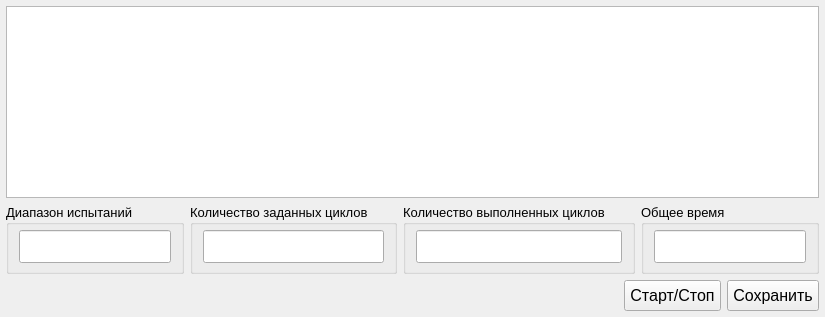
      <widget class="QWidget" name="tab_cyclicTests">
       <property name="enabled">
        <bool>true</bool>
       </property>
       <property name="focusPolicy">
        <enum>Qt::FocusPolicy::StrongFocus</enum>
       </property>
       <attribute name="title">
        <string>Циклический тест</string>
       </attribute>
       <layout class="QGridLayout" name="gridLayout_5">
        <property name="leftMargin">
         <number>6</number>
        </property>
        <property name="topMargin">
         <number>6</number>
        </property>
        <property name="rightMargin">
         <number>6</number>
        </property>
        <property name="bottomMargin">
         <number>6</number>
        </property>
        <item row="0" column="0" colspan="4">
         <widget class="Widgets::Chart::ChartView" name="Chart_cyclicTests"/>
        </item>
        <item row="1" column="0">
         <widget class="QGroupBox" name="groupBox_cyclicTest_sequenceValue">
          <property name="font">
           <font>
            <family>Segoe UI</family>
            <pointsize>10</pointsize>
           </font>
          </property>
          <property name="title">
           <string>Диапазон испытаний</string>
          </property>
          <layout class="QVBoxLayout" name="verticalLayout_10">
           <property name="spacing">
            <number>0</number>
           </property>
           <property name="leftMargin">
            <number>10</number>
           </property>
           <property name="topMargin">
            <number>5</number>
           </property>
           <property name="rightMargin">
            <number>10</number>
           </property>
           <property name="bottomMargin">
            <number>8</number>
           </property>
           <item>
            <widget class="QLineEdit" name="label_cyclicTest_sequenceValue">
             <property name="font">
              <font>
               <family>Segoe UI</family>
               <pointsize>12</pointsize>
              </font>
             </property>
             <property name="focusPolicy">
              <enum>Qt::FocusPolicy::NoFocus</enum>
             </property>
             <property name="styleSheet">
              <string notr="true">padding: 5px 5px;</string>
             </property>
             <property name="alignment">
              <set>Qt::AlignmentFlag::AlignCenter</set>
             </property>
             <property name="readOnly">
              <bool>true</bool>
             </property>
            </widget>
           </item>
          </layout>
         </widget>
        </item>
        <item row="1" column="2">
         <widget class="QGroupBox" name="groupBox_cyclicTest_completedCyclesValue">
          <property name="font">
           <font>
            <family>Segoe UI</family>
            <pointsize>10</pointsize>
           </font>
          </property>
          <property name="title">
           <string>Количество выполненных циклов</string>
          </property>
          <layout class="QHBoxLayout" name="horizontalLayout_22">
           <property name="spacing">
            <number>0</number>
           </property>
           <property name="leftMargin">
            <number>10</number>
           </property>
           <property name="topMargin">
            <number>5</number>
           </property>
           <property name="rightMargin">
            <number>10</number>
           </property>
           <property name="bottomMargin">
            <number>8</number>
           </property>
           <item>
            <widget class="QLineEdit" name="label_cyclicTest_completedCyclesValue">
             <property name="font">
              <font>
               <family>Segoe UI</family>
               <pointsize>12</pointsize>
              </font>
             </property>
             <property name="focusPolicy">
              <enum>Qt::FocusPolicy::NoFocus</enum>
             </property>
             <property name="styleSheet">
              <string notr="true">padding: 5px 5px;</string>
             </property>
             <property name="alignment">
              <set>Qt::AlignmentFlag::AlignCenter</set>
             </property>
             <property name="readOnly">
              <bool>true</bool>
             </property>
            </widget>
           </item>
          </layout>
         </widget>
        </item>
        <item row="1" column="3">
         <widget class="QGroupBox" name="groupBox_cyclicTest_totalTimeValue">
          <property name="font">
           <font>
            <family>Segoe UI</family>
            <pointsize>10</pointsize>
           </font>
          </property>
          <property name="title">
           <string>Общее время</string>
          </property>
          <layout class="QHBoxLayout" name="horizontalLayout_16">
           <property name="spacing">
            <number>0</number>
           </property>
           <property name="leftMargin">
            <number>10</number>
           </property>
           <property name="topMargin">
            <number>5</number>
           </property>
           <property name="rightMargin">
            <number>10</number>
           </property>
           <property name="bottomMargin">
            <number>8</number>
           </property>
           <item>
            <widget class="QLineEdit" name="label_cyclicTest_totalTimeValue">
             <property name="font">
              <font>
               <family>Segoe UI</family>
               <pointsize>12</pointsize>
              </font>
             </property>
             <property name="focusPolicy">
              <enum>Qt::FocusPolicy::NoFocus</enum>
             </property>
             <property name="styleSheet">
              <string notr="true">padding: 5px 5px;</string>
             </property>
             <property name="alignment">
              <set>Qt::AlignmentFlag::AlignCenter</set>
             </property>
             <property name="readOnly">
              <bool>true</bool>
             </property>
            </widget>
           </item>
          </layout>
         </widget>
        </item>
        <item row="1" column="1">
         <widget class="QGroupBox" name="groupBox_cyclicTest_specifiedCyclesValue">
          <property name="font">
           <font>
            <family>Segoe UI</family>
            <pointsize>10</pointsize>
           </font>
          </property>
          <property name="title">
           <string>Количество заданных циклов</string>
          </property>
          <layout class="QHBoxLayout" name="horizontalLayout_17">
           <property name="spacing">
            <number>0</number>
           </property>
           <property name="leftMargin">
            <number>10</number>
           </property>
           <property name="topMargin">
            <number>5</number>
           </property>
           <property name="rightMargin">
            <number>10</number>
           </property>
           <property name="bottomMargin">
            <number>8</number>
           </property>
           <item>
            <widget class="QLineEdit" name="label_cyclicTest_specifiedCyclesValue">
             <property name="font">
              <font>
               <family>Segoe UI</family>
               <pointsize>12</pointsize>
              </font>
             </property>
             <property name="focusPolicy">
              <enum>Qt::FocusPolicy::NoFocus</enum>
             </property>
             <property name="styleSheet">
              <string notr="true">padding: 5px 5px;</string>
             </property>
             <property name="alignment">
              <set>Qt::AlignmentFlag::AlignCenter</set>
             </property>
             <property name="readOnly">
              <bool>true</bool>
             </property>
            </widget>
           </item>
          </layout>
         </widget>
        </item>
        <item row="2" column="0" colspan="4">
         <layout class="QHBoxLayout" name="horizontalLayout_cyclicSolenoidStart">
          <item>
           <spacer name="horizontalSpacer_3">
            <property name="orientation">
             <enum>Qt::Orientation::Horizontal</enum>
            </property>
            <property name="sizeHint" stdset="0">
             <size>
              <width>40</width>
              <height>20</height>
             </size>
            </property>
           </spacer>
          </item>
          <item>
           <widget class="QPushButton" name="pushButton_cyclicTest_start">
            <property name="font">
             <font>
              <family>Segoe UI</family>
              <pointsize>12</pointsize>
             </font>
            </property>
            <property name="styleSheet">
             <string notr="true">padding: 5px 5px;</string>
            </property>
            <property name="text">
             <string>Старт/Стоп</string>
            </property>
           </widget>
          </item>
          <item>
           <widget class="QPushButton" name="pushButton_cyclicTest_save">
            <property name="font">
             <font>
              <family>Segoe UI</family>
              <pointsize>12</pointsize>
             </font>
            </property>
            <property name="styleSheet">
             <string notr="true">padding: 5px 5px;</string>
            </property>
            <property name="text">
             <string>Сохранить</string>
            </property>
           </widget>
          </item>
         </layout>
        </item>
       </layout>
      </widget>
